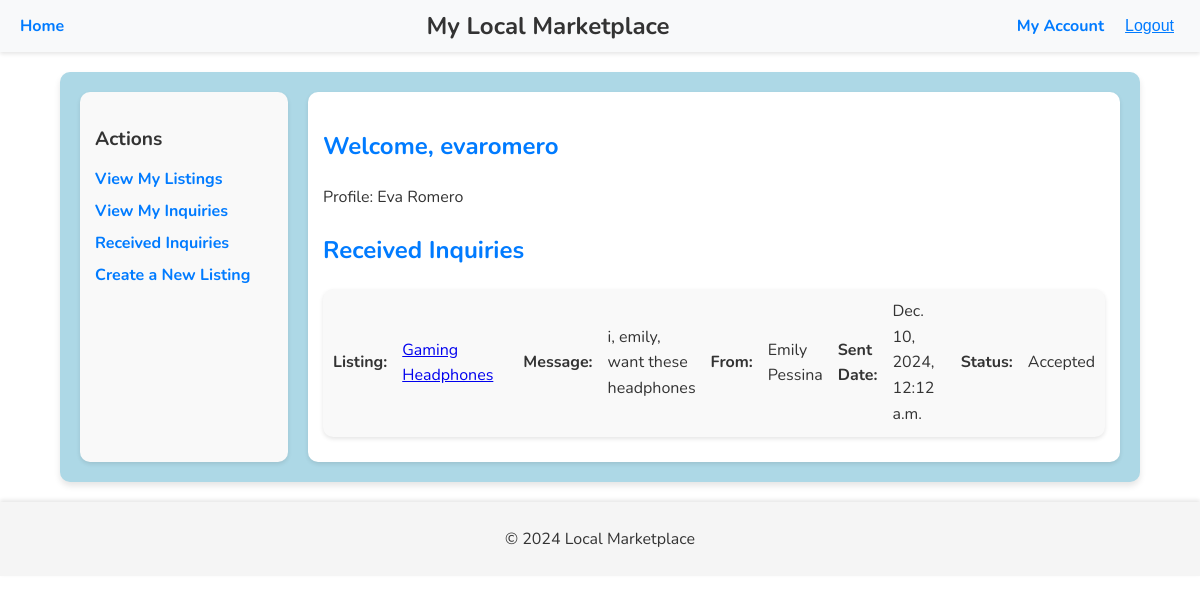
Screenshot of /project/my-account/?view=received-inquiries (signed in) with the database file from the repository.
### project/models.py (models this page shows, shortened)
class Profile(models.Model):
    user = models.ForeignKey('auth.User', on_delete=models.CASCADE)  # Django's built-in User model
    first_name = models.CharField(max_length=50)
    last_name = models.CharField(max_length=50)
    email = models.EmailField(unique=True)
    address = models.TextField()

class Inquiry(models.Model):
    buyer = models.ForeignKey(Profile, on_delete=models.CASCADE, related_name='inquiries')
    listing = models.ForeignKey(Listing, on_delete=models.CASCADE, related_name='inquiries')
    message = models.TextField()
    sent_date = models.DateTimeField(auto_now_add=True)
    status = models.CharField(
        max_length=10,
        choices=[('pending', 'Pending'), ('accepted', 'Accepted'), ('rejected', 'Rejected')],
        default='pending')

class Listing(models.Model):
    item_name = models.CharField(max_length=100)
    description = models.TextField()
    price = models.DecimalField(max_digits=10, decimal_places=2)
    seller = models.ForeignKey(Profile, on_delete=models.CASCADE, related_name='listings')
    posted_date = models.DateTimeField(auto_now_add=True)
    category = models.ForeignKey(Category, on_delete=models.SET_NULL, null=True, blank=True)
    picture = models.ImageField(upload_to='listing_pictures/', blank=True, null=True)
    status = models.CharField(
        max_length=10,
        choices=[('available', 'Available'), ('bought', 'Bought')],
        default='available'
    )

### project/views.py (the view)
# urls.py: path('my-account/', MyAccountView.as_view(), name='my-account'),
class MyAccountView(LoginRequiredMixin, ListView):
    model = Listing
    template_name = 'project/my_account.html'
    context_object_name = 'listings'
    def get_queryset(self):
        current_profile = Profile.objects.filter(user=self.request.user).first()
        return Listing.objects.filter(seller=current_profile)
    def get_context_data(self, **kwargs):
        context = super().get_context_data(**kwargs)
        current_profile = Profile.objects.filter(user=self.request.user).first()
        view = self.request.GET.get('view')
        if view == 'inquiries':
            context['show_inquiries'] = True
            context['inquiries'] = Inquiry.objects.filter(buyer=current_profile)
            context['show_listings'] = False
            context['show_received_inquiries'] = False
        elif view == 'received-inquiries':
            context['show_received_inquiries'] = True
            context['received_inquiries'] = Inquiry.objects.filter(
                listing__seller=current_profile
            )
            context['show_listings'] = False
            context['show_inquiries'] = False
        else:
            context['show_listings'] = True
            context['show_inquiries'] = False
            context['show_received_inquiries'] = False
        context['current_profile'] = current_profile
        context['current_user'] = self.request.user
        return context

### project/templates/project/my_account.html (shortened to what this page needs)
{% extends 'project/base.html' %}
{% block content %}
<div class="account-container">
    <div class="sidebar">
        <h3>Actions</h3>
        <ul>
            <li><a href="{% url 'my-account' %}?view=listings">View My Listings</a></li>
            <li><a href="{% url 'my-account' %}?view=inquiries">View My Inquiries</a></li>
            <li><a href="{% url 'my-account' %}?view=received-inquiries">Received Inquiries</a></li>
            <li><a href="{% url 'create_listing' %}">Create a New Listing</a></li>
        </ul>
    </div>
    <div class="main-content">
        <h2>Welcome, {{ current_user.username }}</h2>
        <p>Profile: {{ current_profile.first_name }} {{ current_profile.last_name }}</p>
        {% if show_inquiries %}
    <h2>My Sent Inquiries</h2>
    <ul>
        {% for inquiry in inquiries %}
            <li>
                <strong>Listing:</strong>
                <a href="{% url 'listing_detail' inquiry.listing.id %}">{{ inquiry.listing.item_name }}</a><br>
                <strong>Message:</strong> {{ inquiry.message }}<br>
                <strong>Sent Date:</strong> {{ inquiry.sent_date }}<br>
                <strong>Status:</strong>
                <span class="
                    {% if inquiry.status == 'pending' %}status-pending{% endif %}
                    {% if inquiry.status == 'accepted' %}status-accepted{% endif %}
                    {% if inquiry.status == 'rejected' %}status-rejected{% endif %}
                ">
                    {{ inquiry.get_status_display }}
                </span>
            </li>
        {% empty %}
            <p>You have not sent any inquiries yet.</p>
        {% endfor %}
        </ul>
        {% elif show_received_inquiries %}
        <h2>Received Inquiries</h2>
            <ul>
                {% for inquiry in received_inquiries %}
                    <li>
                        <strong>Listing:</strong> <a href="{% url 'listing_detail' inquiry.listing.id %}">{{ inquiry.listing.item_name }}</a><br>
                        <strong>Message:</strong> {{ inquiry.message }}<br>
                        <strong>From:</strong> {{ inquiry.buyer.first_name }} {{ inquiry.buyer.last_name }}<br>
                        <strong>Sent Date:</strong> {{ inquiry.sent_date }}<br>
                        <strong>Status:</strong> {{ inquiry.get_status_display }}<br>
                    </li>
                {% empty %}
                    <p>You have not received any inquiries yet.</p>
                {% endfor %}
            </ul>
        {% endif %}
    </div>
</div>
{% endblock %}

### static/project/styles.css (style rules this page uses)
body { font-family: 'Nunito', sans-serif; font-weight: 400; font-style: normal; margin: 0; padding: 0; width: 100%; min-height: 100%; flex-direction: column; }
.account-container { display: flex; gap: 20px; background-color: #ADD8E6; padding: 20px; border-radius: 10px; box-shadow: 0px 4px 6px rgba(0, 0, 0, 0.1); width: 90%; max-width: 1400px; margin: 20px auto; box-sizing: border-box; }
.sidebar { width: 20%; background-color: #f9f9f9; padding: 15px; border-radius: 10px; box-shadow: 0px 2px 4px rgba(0, 0, 0, 0.1); box-sizing: border-box; position: sticky; top: 20px; }
.sidebar h3 { margin-bottom: 15px; font-size: 1.2rem; color: #333; }
.sidebar ul { list-style: none; padding: 0; }
.sidebar ul li { margin-bottom: 10px; }
.sidebar ul li a { text-decoration: none; color: #007bff; font-weight: bold; }
.main-content { flex: 1; background-color: #ffffff; padding: 15px; border-radius: 10px; box-shadow: 0px 2px 4px rgba(0, 0, 0, 0.1); font-size: 1rem; line-height: 1.6; color: #333; text-align: left; }
.main-content h2 { font-size: 1.5rem; color: #007bff; margin-bottom: 20px; }
.main-content ul { list-style: none; padding: 0; margin: 0; }
.main-content ul li { display: flex; align-items: center; gap: 15px; background: #f9f9f9; padding: 10px; margin-bottom: 10px; border-radius: 10px; box-shadow: 0px 2px 4px rgba(0, 0, 0, 0.1); }

### rows the page displays
Profile: first_name "Eva", last_name "Romero"
Inquiry: listing.item_name "Gaming Headphones", message "i, emily, want these headphones", buyer.first_name "Emily", buyer.last_name "Pessina", sent_date "Dec. 10, 2024, 12:12 a.m.", status "Accepted"

### other values shown
{{ current_user.username }} "evaromero"
